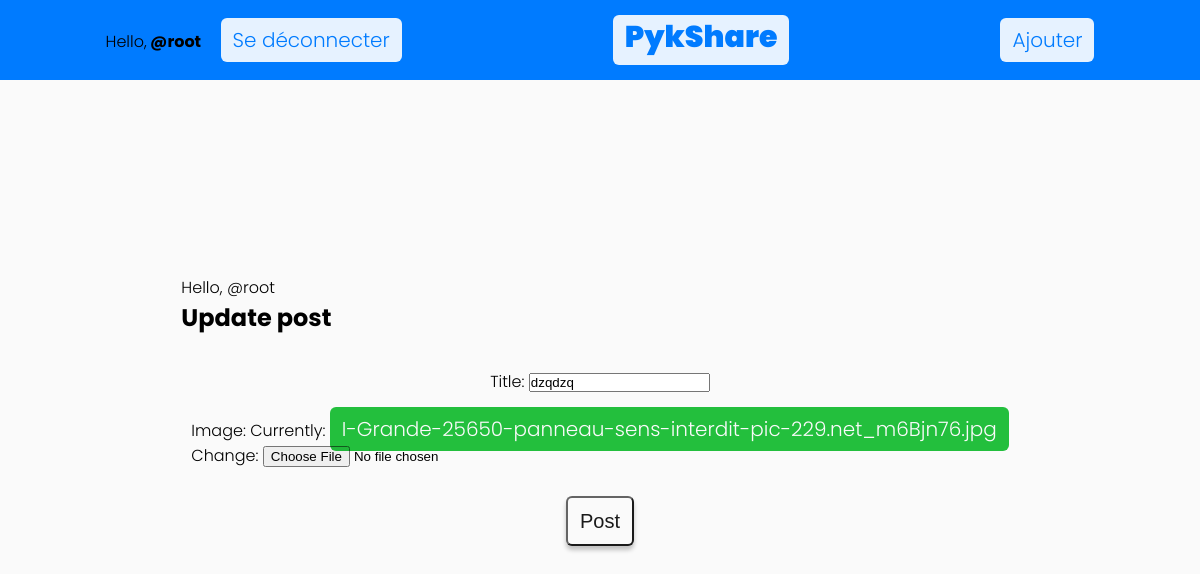
/post/edit/1 (signed in), run on an earlier commit of the app's database.
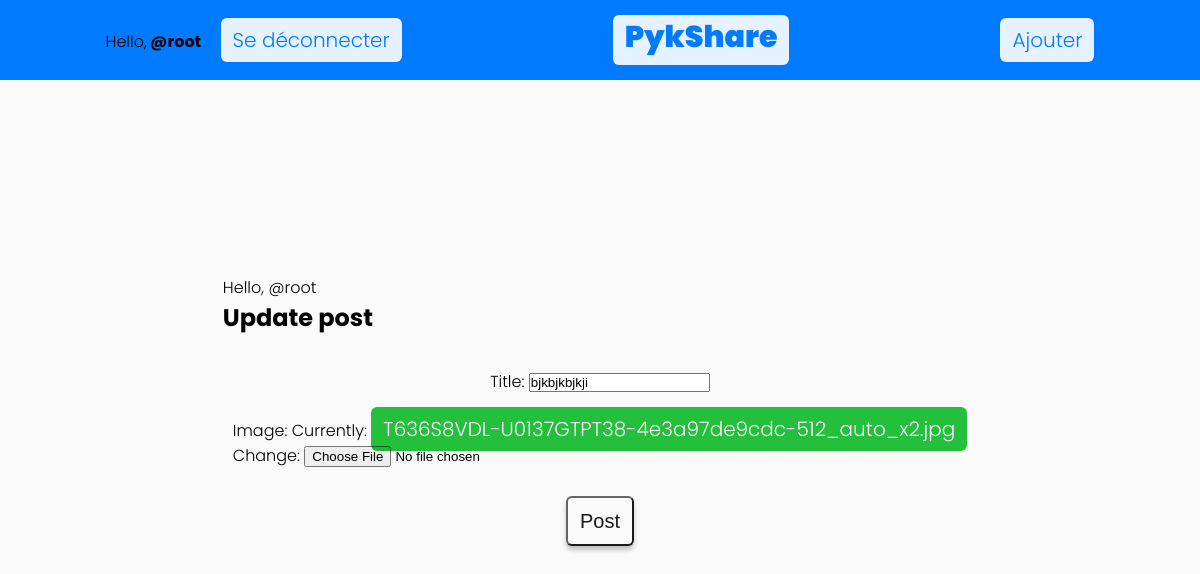
And on a later commit of the database.
### app/models.py (models this page shows, shortened)
class Post(models.Model):
    title = models.CharField(max_length=200)
    image = models.ImageField(default='')
    author = models.ForeignKey(User, on_delete=models.CASCADE)
    uploaded_at = models.DateField(auto_now_add=True)
    date = models.DateTimeField(auto_now_add=True)
    likes = models.ManyToManyField(User, related_name="likes")

### app/views.py (the view)
# urls.py: path('post/edit/<int:pk>', PostUpdate.as_view(), name='updatepost'),
@method_decorator(login_required, name='dispatch')
class PostUpdate(UpdateView):
    model = Post
    template_name = 'app/update_post.html'
    success_url = reverse_lazy('feed')
    fields = ['title', 'image']

### templates/app/update_post.html (shortened to what this page needs)
{% extends 'app/base.html' %}
{% block content %}
    {% if user.is_authenticated %}
            <span>Hello, @{{ request.user }}</span>
        <h1>Update post</h1><br>
        <div class="add-section">
            <form class="add-section" method="POST" enctype="multipart/form-data">
                {{ form.as_p }}
                <input class="input" type="submit" value="Post">
            </form>
        </div>
    {% else %}
        <h1>NOT ALLOWED</h1>
    {% endif %}
{% endblock %}

What changed in the data, as far as the page shows it:
changed Post: title "dzqdzq" → "bjkbjkbjkji"
Also different on the page:
text no longer shown: "Title: Image: Currently: I-Grande-25650-panneau-sens-interdit-pic-229.net_m6Bjn76.jpg Change:"
text now shown: "Title: Image: Currently: T636S8VDL-U0137GTPT38-4e3a97de9cdc-512_auto_x2.jpg Change:"
